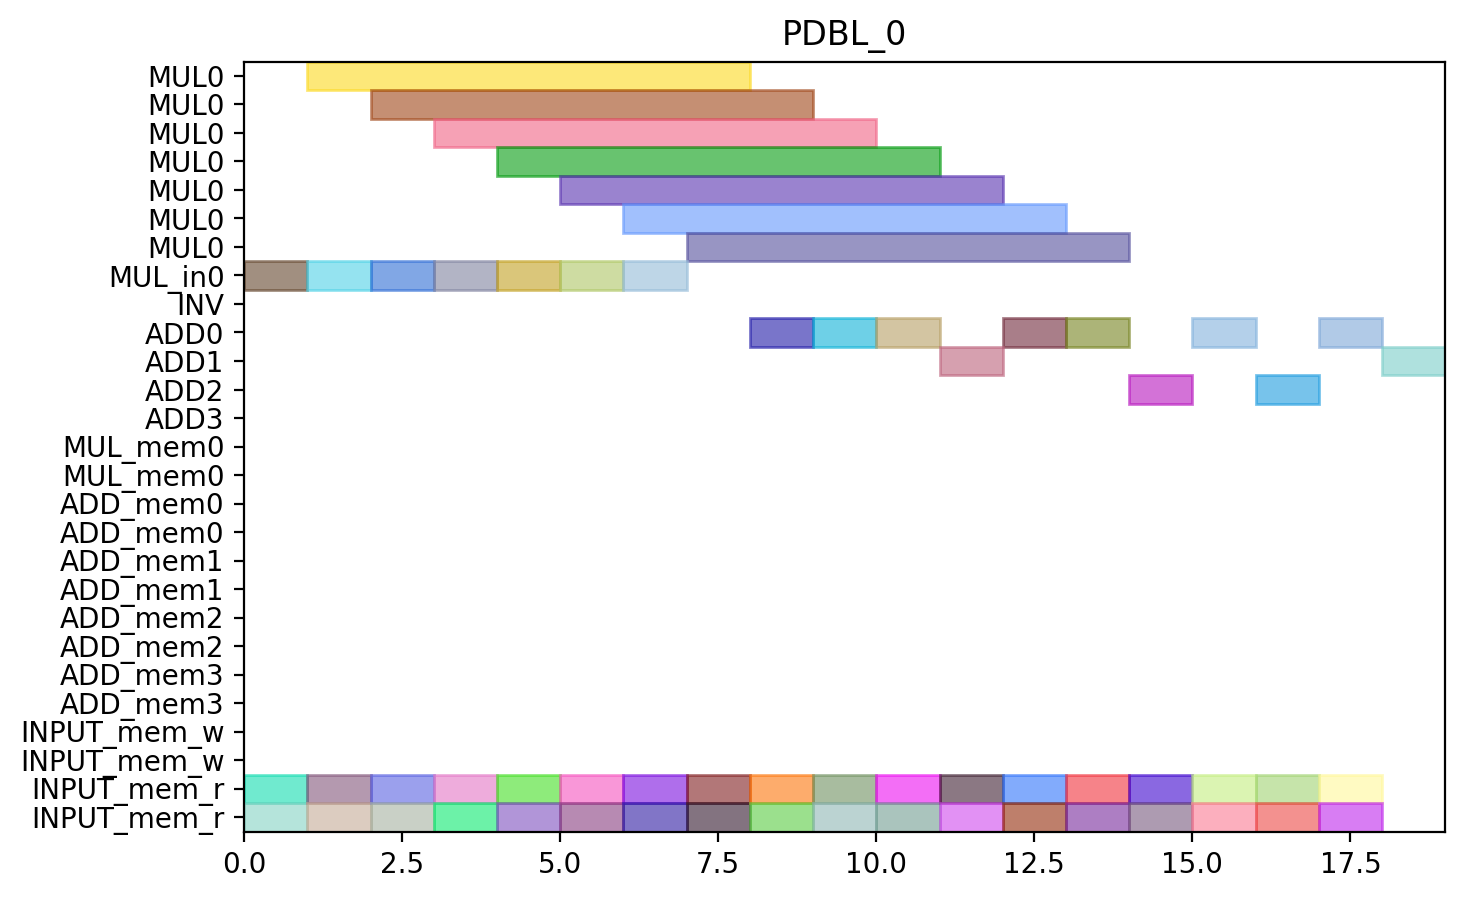

Generate this figure with Python:
from pyschedule import Scenario, solvers, plotters, alt


def solve():
	horizon = 90
	S = Scenario("PDBL_0", horizon=horizon)

	# resource
	MUL = S.Resources('MUL', num=1, size=7)
	MUL_in = S.Resources('MUL_in', num=1)
	INV = S.Resource('INV')
	ADD = S.Resources('ADD', num=4, periods=range(1, horizon))
	MUL_mem = S.Resources('MUL_mem', num=1, size=2)
	ADD_mem = S.Resources('ADD_mem', num=4, size=2)
	INPUT_mem_w = S.Resource('INPUT_mem_w', size=2)
	INPUT_mem_r = S.Resource('INPUT_mem_r', size=2)

	# result of previous scheduling

	# new tasks
	t0_t0 = S.Task('t0_t0', length=1, delay_cost=1)
	t0_t0 += alt(ADD)

	t0_t0_mem0 = S.Task('t0_t0_mem0', length=1, delay_cost=1)
	t0_t0_mem0 += INPUT_mem_r
	S += t0_t0_mem0 <= t0_t0

	t0_t0_mem1 = S.Task('t0_t0_mem1', length=1, delay_cost=1)
	t0_t0_mem1 += INPUT_mem_r
	S += t0_t0_mem1 <= t0_t0

	t0_t1 = S.Task('t0_t1', length=1, delay_cost=1)
	t0_t1 += alt(ADD)

	t0_t1_mem0 = S.Task('t0_t1_mem0', length=1, delay_cost=1)
	t0_t1_mem0 += INPUT_mem_r
	S += t0_t1_mem0 <= t0_t1

	t0_t1_mem1 = S.Task('t0_t1_mem1', length=1, delay_cost=1)
	t0_t1_mem1 += INPUT_mem_r
	S += t0_t1_mem1 <= t0_t1

	t0_t3_in = S.Task('t0_t3_in', length=1, delay_cost=1)
	t0_t3_in += alt(MUL_in)
	t0_t3 = S.Task('t0_t3', length=7, delay_cost=1)
	t0_t3 += alt(MUL)
	S += t0_t3>=t0_t3_in

	t0_t3_mem0 = S.Task('t0_t3_mem0', length=1, delay_cost=1)
	t0_t3_mem0 += INPUT_mem_r
	S += t0_t3_mem0 <= t0_t3

	t0_t3_mem1 = S.Task('t0_t3_mem1', length=1, delay_cost=1)
	t0_t3_mem1 += INPUT_mem_r
	S += t0_t3_mem1 <= t0_t3

	t1_t0 = S.Task('t1_t0', length=1, delay_cost=1)
	t1_t0 += alt(ADD)

	t1_t0_mem0 = S.Task('t1_t0_mem0', length=1, delay_cost=1)
	t1_t0_mem0 += INPUT_mem_r
	S += t1_t0_mem0 <= t1_t0

	t1_t0_mem1 = S.Task('t1_t0_mem1', length=1, delay_cost=1)
	t1_t0_mem1 += INPUT_mem_r
	S += t1_t0_mem1 <= t1_t0

	t1_t1 = S.Task('t1_t1', length=1, delay_cost=1)
	t1_t1 += alt(ADD)

	t1_t1_mem0 = S.Task('t1_t1_mem0', length=1, delay_cost=1)
	t1_t1_mem0 += INPUT_mem_r
	S += t1_t1_mem0 <= t1_t1

	t1_t1_mem1 = S.Task('t1_t1_mem1', length=1, delay_cost=1)
	t1_t1_mem1 += INPUT_mem_r
	S += t1_t1_mem1 <= t1_t1

	t1_t3_in = S.Task('t1_t3_in', length=1, delay_cost=1)
	t1_t3_in += alt(MUL_in)
	t1_t3 = S.Task('t1_t3', length=7, delay_cost=1)
	t1_t3 += alt(MUL)
	S += t1_t3>=t1_t3_in

	t1_t3_mem0 = S.Task('t1_t3_mem0', length=1, delay_cost=1)
	t1_t3_mem0 += INPUT_mem_r
	S += t1_t3_mem0 <= t1_t3

	t1_t3_mem1 = S.Task('t1_t3_mem1', length=1, delay_cost=1)
	t1_t3_mem1 += INPUT_mem_r
	S += t1_t3_mem1 <= t1_t3

	t2_t2 = S.Task('t2_t2', length=1, delay_cost=1)
	t2_t2 += alt(ADD)

	t2_t2_mem0 = S.Task('t2_t2_mem0', length=1, delay_cost=1)
	t2_t2_mem0 += INPUT_mem_r
	S += t2_t2_mem0 <= t2_t2

	t2_t2_mem1 = S.Task('t2_t2_mem1', length=1, delay_cost=1)
	t2_t2_mem1 += INPUT_mem_r
	S += t2_t2_mem1 <= t2_t2

	t5_t0_in = S.Task('t5_t0_in', length=1, delay_cost=1)
	t5_t0_in += alt(MUL_in)
	t5_t0 = S.Task('t5_t0', length=7, delay_cost=1)
	t5_t0 += alt(MUL)
	S += t5_t0>=t5_t0_in

	t5_t0_mem0 = S.Task('t5_t0_mem0', length=1, delay_cost=1)
	t5_t0_mem0 += INPUT_mem_r
	S += t5_t0_mem0 <= t5_t0

	t5_t0_mem1 = S.Task('t5_t0_mem1', length=1, delay_cost=1)
	t5_t0_mem1 += INPUT_mem_r
	S += t5_t0_mem1 <= t5_t0

	t5_t1_in = S.Task('t5_t1_in', length=1, delay_cost=1)
	t5_t1_in += alt(MUL_in)
	t5_t1 = S.Task('t5_t1', length=7, delay_cost=1)
	t5_t1 += alt(MUL)
	S += t5_t1>=t5_t1_in

	t5_t1_mem0 = S.Task('t5_t1_mem0', length=1, delay_cost=1)
	t5_t1_mem0 += INPUT_mem_r
	S += t5_t1_mem0 <= t5_t1

	t5_t1_mem1 = S.Task('t5_t1_mem1', length=1, delay_cost=1)
	t5_t1_mem1 += INPUT_mem_r
	S += t5_t1_mem1 <= t5_t1

	t5_t2 = S.Task('t5_t2', length=1, delay_cost=1)
	t5_t2 += alt(ADD)

	t5_t2_mem0 = S.Task('t5_t2_mem0', length=1, delay_cost=1)
	t5_t2_mem0 += INPUT_mem_r
	S += t5_t2_mem0 <= t5_t2

	t5_t2_mem1 = S.Task('t5_t2_mem1', length=1, delay_cost=1)
	t5_t2_mem1 += INPUT_mem_r
	S += t5_t2_mem1 <= t5_t2

	t5_t3 = S.Task('t5_t3', length=1, delay_cost=1)
	t5_t3 += alt(ADD)

	t5_t3_mem0 = S.Task('t5_t3_mem0', length=1, delay_cost=1)
	t5_t3_mem0 += INPUT_mem_r
	S += t5_t3_mem0 <= t5_t3

	t5_t3_mem1 = S.Task('t5_t3_mem1', length=1, delay_cost=1)
	t5_t3_mem1 += INPUT_mem_r
	S += t5_t3_mem1 <= t5_t3

	t7_t0 = S.Task('t7_t0', length=1, delay_cost=1)
	t7_t0 += alt(ADD)

	t7_t0_mem0 = S.Task('t7_t0_mem0', length=1, delay_cost=1)
	t7_t0_mem0 += INPUT_mem_r
	S += t7_t0_mem0 <= t7_t0

	t7_t0_mem1 = S.Task('t7_t0_mem1', length=1, delay_cost=1)
	t7_t0_mem1 += INPUT_mem_r
	S += t7_t0_mem1 <= t7_t0

	t7_t1 = S.Task('t7_t1', length=1, delay_cost=1)
	t7_t1 += alt(ADD)

	t7_t1_mem0 = S.Task('t7_t1_mem0', length=1, delay_cost=1)
	t7_t1_mem0 += INPUT_mem_r
	S += t7_t1_mem0 <= t7_t1

	t7_t1_mem1 = S.Task('t7_t1_mem1', length=1, delay_cost=1)
	t7_t1_mem1 += INPUT_mem_r
	S += t7_t1_mem1 <= t7_t1

	t7_t3_in = S.Task('t7_t3_in', length=1, delay_cost=1)
	t7_t3_in += alt(MUL_in)
	t7_t3 = S.Task('t7_t3', length=7, delay_cost=1)
	t7_t3 += alt(MUL)
	S += t7_t3>=t7_t3_in

	t7_t3_mem0 = S.Task('t7_t3_mem0', length=1, delay_cost=1)
	t7_t3_mem0 += INPUT_mem_r
	S += t7_t3_mem0 <= t7_t3

	t7_t3_mem1 = S.Task('t7_t3_mem1', length=1, delay_cost=1)
	t7_t3_mem1 += INPUT_mem_r
	S += t7_t3_mem1 <= t7_t3

	t10_t0_in = S.Task('t10_t0_in', length=1, delay_cost=1)
	t10_t0_in += alt(MUL_in)
	t10_t0 = S.Task('t10_t0', length=7, delay_cost=1)
	t10_t0 += alt(MUL)
	S += t10_t0>=t10_t0_in

	t10_t0_mem0 = S.Task('t10_t0_mem0', length=1, delay_cost=1)
	t10_t0_mem0 += INPUT_mem_r
	S += t10_t0_mem0 <= t10_t0

	t10_t0_mem1 = S.Task('t10_t0_mem1', length=1, delay_cost=1)
	t10_t0_mem1 += INPUT_mem_r
	S += t10_t0_mem1 <= t10_t0

	t10_t1_in = S.Task('t10_t1_in', length=1, delay_cost=1)
	t10_t1_in += alt(MUL_in)
	t10_t1 = S.Task('t10_t1', length=7, delay_cost=1)
	t10_t1 += alt(MUL)
	S += t10_t1>=t10_t1_in

	t10_t1_mem0 = S.Task('t10_t1_mem0', length=1, delay_cost=1)
	t10_t1_mem0 += INPUT_mem_r
	S += t10_t1_mem0 <= t10_t1

	t10_t1_mem1 = S.Task('t10_t1_mem1', length=1, delay_cost=1)
	t10_t1_mem1 += INPUT_mem_r
	S += t10_t1_mem1 <= t10_t1

	t10_t2 = S.Task('t10_t2', length=1, delay_cost=1)
	t10_t2 += alt(ADD)

	t10_t2_mem0 = S.Task('t10_t2_mem0', length=1, delay_cost=1)
	t10_t2_mem0 += INPUT_mem_r
	S += t10_t2_mem0 <= t10_t2

	t10_t2_mem1 = S.Task('t10_t2_mem1', length=1, delay_cost=1)
	t10_t2_mem1 += INPUT_mem_r
	S += t10_t2_mem1 <= t10_t2

	t10_t3 = S.Task('t10_t3', length=1, delay_cost=1)
	t10_t3 += alt(ADD)

	t10_t3_mem0 = S.Task('t10_t3_mem0', length=1, delay_cost=1)
	t10_t3_mem0 += INPUT_mem_r
	S += t10_t3_mem0 <= t10_t3

	t10_t3_mem1 = S.Task('t10_t3_mem1', length=1, delay_cost=1)
	t10_t3_mem1 += INPUT_mem_r
	S += t10_t3_mem1 <= t10_t3

	solvers.mip.solve(S,msg=1,kind='CPLEX',ratio_gap=1.01)

	solution = [['hoge']*len(S.solution()[1]) for i in range(len(S.solution()))]
	for i in range(len(S.solution())):
		for j in range(len(S.solution()[i])):
			solution[i][j]=str(S.solution()[i][j])
	print(solution)

	cycles = int(solution[-1][3])

	pic_file_name = "/home/mfukuda/pairing_automation_design2/bls12-446/scheduling/PDBL_mul1_add4/PDBL_0.png"
	if(S.solution() != []):
		plotters.matplotlib.plot(S,img_filename=pic_file_name, vertical_text=True, fig_size=(cycles*0.25+3, 5), show_task_labels=False)

	return solution
